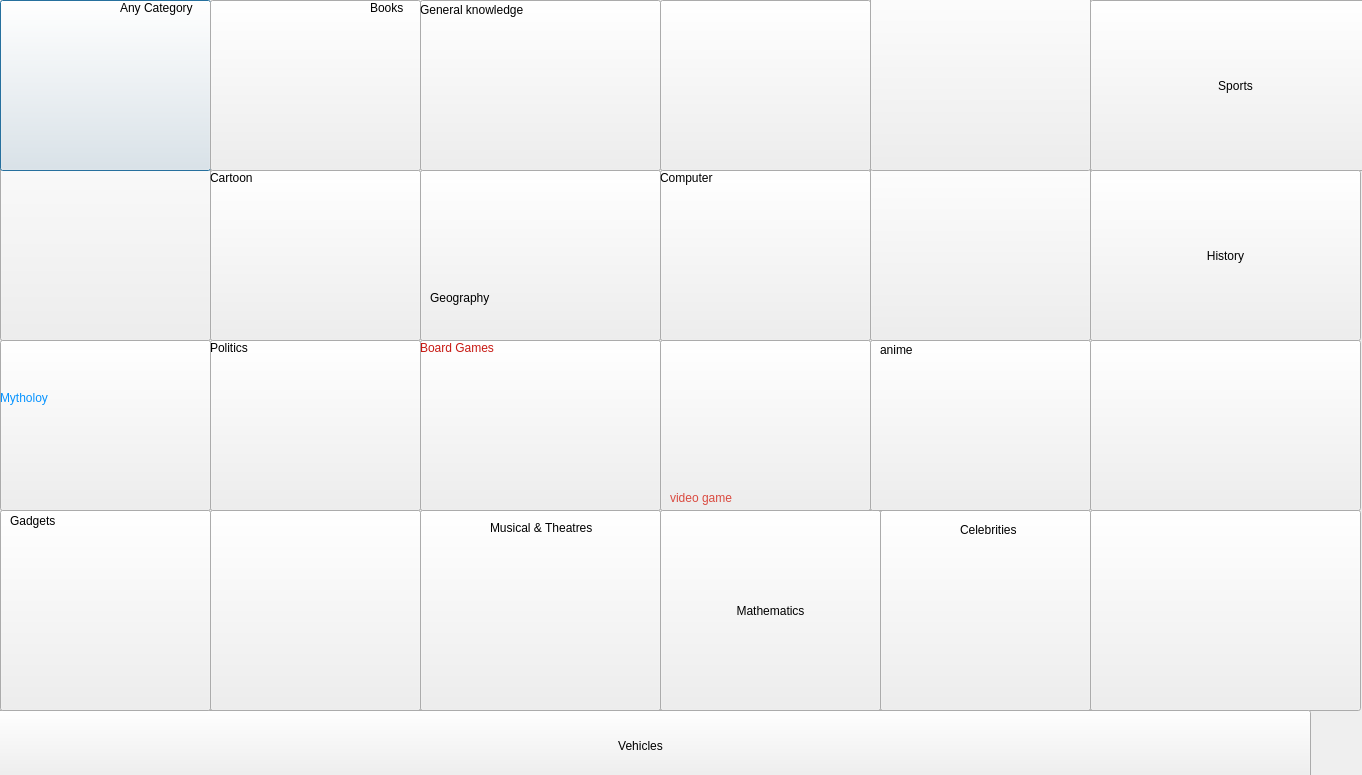
<?xml version="1.0" encoding="UTF-8"?>
<ui version="4.0">
 <class>choose_the_category_of_question</class>
 <widget class="QDialog" name="choose_the_category_of_question">
  <property name="geometry">
   <rect>
    <x>0</x>
    <y>0</y>
    <width>1362</width>
    <height>775</height>
   </rect>
  </property>
  <property name="windowTitle">
   <string>Dialog</string>
  </property>
  <widget class="QPushButton" name="pushButton">
   <property name="geometry">
    <rect>
     <x>0</x>
     <y>0</y>
     <width>211</width>
     <height>171</height>
    </rect>
   </property>
   <property name="styleSheet">
    <string notr="true">font: 700 italic 12pt &quot;Segoe UI&quot;;

background-image: url('C:/Users/ModernSystem/Downloads/images_any.png');</string>
   </property>
   <property name="text">
    <string/>
   </property>
  </widget>
  <widget class="QPushButton" name="pushButton_2">
   <property name="geometry">
    <rect>
     <x>420</x>
     <y>0</y>
     <width>241</width>
     <height>171</height>
    </rect>
   </property>
   <property name="styleSheet">
    <string notr="true">font: 700 italic 12pt &quot;Segoe UI&quot;;
background-image: url('C:/Users/ModernSystem/Downloads/images_genelar.png');</string>
   </property>
   <property name="text">
    <string/>
   </property>
  </widget>
  <widget class="QPushButton" name="pushButton_3">
   <property name="geometry">
    <rect>
     <x>210</x>
     <y>0</y>
     <width>211</width>
     <height>171</height>
    </rect>
   </property>
   <property name="styleSheet">
    <string notr="true">font: 10pt &quot;Segoe UI&quot;;
font: 700 italic 16pt &quot;Segoe UI&quot;;
background-image: url('C:/Users/ModernSystem/Downloads/images_book.jfif');
</string>
   </property>
   <property name="text">
    <string/>
   </property>
  </widget>
  <widget class="QPushButton" name="pushButton_4">
   <property name="geometry">
    <rect>
     <x>660</x>
     <y>0</y>
     <width>211</width>
     <height>171</height>
    </rect>
   </property>
   <property name="styleSheet">
    <string notr="true">font: 16pt &quot;Segoe UI&quot;;
font: 700 italic 16pt &quot;Segoe UI&quot;;
background-image: url('C:/Users/ModernSystem/Downloads/images_film.jfif');</string>
   </property>
   <property name="text">
    <string/>
   </property>
  </widget>
  <widget class="QPushButton" name="Music">
   <property name="geometry">
    <rect>
     <x>0</x>
     <y>90</y>
     <width>211</width>
     <height>251</height>
    </rect>
   </property>
   <property name="styleSheet">
    <string notr="true">font: 16pt &quot;Segoe UI&quot;;
font: 700 italic 16pt &quot;Segoe UI&quot;;
background-image: url('C:/Users/ModernSystem/Downloads/images_music.jfif');</string>
   </property>
   <property name="text">
    <string/>
   </property>
  </widget>
  <widget class="QPushButton" name="musical_and_theatres">
   <property name="geometry">
    <rect>
     <x>420</x>
     <y>510</y>
     <width>241</width>
     <height>201</height>
    </rect>
   </property>
   <property name="styleSheet">
    <string notr="true">font: 700 italic 14pt &quot;Segoe UI&quot;;
background-image: url('C:/Users/ModernSystem/Downloads/images_teatr.jfif');</string>
   </property>
   <property name="text">
    <string/>
   </property>
  </widget>
  <widget class="QPushButton" name="pushButton_7">
   <property name="geometry">
    <rect>
     <x>870</x>
     <y>-40</y>
     <width>221</width>
     <height>211</height>
    </rect>
   </property>
   <property name="styleSheet">
    <string notr="true">font: 16pt &quot;Segoe UI&quot;;
font: 700 italic 16pt &quot;Segoe UI&quot;;
background-image: url('C:/Users/ModernSystem/Downloads/images_television.jfif');</string>
   </property>
   <property name="text">
    <string/>
   </property>
  </widget>
  <widget class="QPushButton" name="pushButton_8">
   <property name="geometry">
    <rect>
     <x>660</x>
     <y>340</y>
     <width>211</width>
     <height>171</height>
    </rect>
   </property>
   <property name="styleSheet">
    <string notr="true">font: 16pt &quot;Segoe UI&quot;;
font: 700 italic 16pt &quot;Segoe UI&quot;;
background-image: url('C:/Users/ModernSystem/Downloads/images_gam.jfif');</string>
   </property>
   <property name="text">
    <string/>
   </property>
  </widget>
  <widget class="QPushButton" name="board_games">
   <property name="geometry">
    <rect>
     <x>420</x>
     <y>340</y>
     <width>241</width>
     <height>171</height>
    </rect>
   </property>
   <property name="styleSheet">
    <string notr="true">font: 16pt &quot;Segoe UI&quot;;
font: 700 italic 16pt &quot;Segoe UI&quot;;
background-image: url('C:/Users/ModernSystem/Downloads/images_board.jfif');</string>
   </property>
   <property name="text">
    <string/>
   </property>
  </widget>
  <widget class="QPushButton" name="sicence_nature">
   <property name="geometry">
    <rect>
     <x>210</x>
     <y>510</y>
     <width>211</width>
     <height>201</height>
    </rect>
   </property>
   <property name="styleSheet">
    <string notr="true">font: 16pt &quot;Segoe UI&quot;;
font: 700 italic 16pt &quot;Segoe UI&quot;;
background-image: url('C:/Users/ModernSystem/Downloads/images_nat.jfif');</string>
   </property>
   <property name="text">
    <string/>
   </property>
  </widget>
  <widget class="QPushButton" name="comuter">
   <property name="geometry">
    <rect>
     <x>660</x>
     <y>170</y>
     <width>211</width>
     <height>171</height>
    </rect>
   </property>
   <property name="styleSheet">
    <string notr="true">font: 16pt &quot;Segoe UI&quot;;
font: 700 italic 16pt &quot;Segoe UI&quot;;
background-image: url('C:/Users/ModernSystem/Downloads/images_comput.jfif');</string>
   </property>
   <property name="text">
    <string/>
   </property>
  </widget>
  <widget class="QPushButton" name="mathematics">
   <property name="geometry">
    <rect>
     <x>660</x>
     <y>510</y>
     <width>221</width>
     <height>201</height>
    </rect>
   </property>
   <property name="styleSheet">
    <string notr="true">font: 16pt &quot;Segoe UI&quot;;
font: 700 italic 16pt &quot;Segoe UI&quot;;
background-image: url('C:/Users/ModernSystem/Downloads/images_math.jfif');</string>
   </property>
   <property name="text">
    <string>Mathematics</string>
   </property>
  </widget>
  <widget class="QPushButton" name="mytholoy">
   <property name="geometry">
    <rect>
     <x>0</x>
     <y>340</y>
     <width>211</width>
     <height>171</height>
    </rect>
   </property>
   <property name="styleSheet">
    <string notr="true">font: 16pt &quot;Segoe UI&quot;;
font: 700 italic 16pt &quot;Segoe UI&quot;;
background-image: url('C:/Users/ModernSystem/Downloads/images_solo.jfif');</string>
   </property>
   <property name="text">
    <string/>
   </property>
  </widget>
  <widget class="QPushButton" name="sports">
   <property name="geometry">
    <rect>
     <x>1090</x>
     <y>0</y>
     <width>291</width>
     <height>171</height>
    </rect>
   </property>
   <property name="styleSheet">
    <string notr="true">font: 16pt &quot;Segoe UI&quot;;
background-image: url('C:/Users/ModernSystem/Downloads/images_sports.jfif');
font: 700 italic 16pt &quot;Segoe UI&quot;;</string>
   </property>
   <property name="text">
    <string>Sports</string>
   </property>
  </widget>
  <widget class="QPushButton" name="geography">
   <property name="geometry">
    <rect>
     <x>420</x>
     <y>170</y>
     <width>241</width>
     <height>171</height>
    </rect>
   </property>
   <property name="styleSheet">
    <string notr="true">font: 16pt &quot;Segoe UI&quot;;
font: 700 italic 16pt &quot;Segoe UI&quot;;
background-image: url('C:/Users/ModernSystem/Downloads/images_geo.jfif');</string>
   </property>
   <property name="text">
    <string/>
   </property>
  </widget>
  <widget class="QPushButton" name="histoory">
   <property name="geometry">
    <rect>
     <x>1090</x>
     <y>170</y>
     <width>271</width>
     <height>171</height>
    </rect>
   </property>
   <property name="styleSheet">
    <string notr="true">font: 16pt &quot;Segoe UI&quot;;
font: 700 italic 16pt &quot;Segoe UI&quot;;
background-image: url('C:/Users/ModernSystem/Downloads/images_history.jfif');</string>
   </property>
   <property name="text">
    <string>History</string>
   </property>
  </widget>
  <widget class="QPushButton" name="politics">
   <property name="geometry">
    <rect>
     <x>210</x>
     <y>340</y>
     <width>211</width>
     <height>171</height>
    </rect>
   </property>
   <property name="styleSheet">
    <string notr="true">font: 16pt &quot;Segoe UI&quot;;
font: 700 italic 16pt &quot;Segoe UI&quot;;
background-image: url('C:/Users/ModernSystem/Downloads/images_pol.jfif');</string>
   </property>
   <property name="text">
    <string/>
   </property>
  </widget>
  <widget class="QPushButton" name="art">
   <property name="geometry">
    <rect>
     <x>870</x>
     <y>140</y>
     <width>221</width>
     <height>201</height>
    </rect>
   </property>
   <property name="styleSheet">
    <string notr="true">font: 16pt &quot;Segoe UI&quot;;
font: 700 italic 16pt &quot;Segoe UI&quot;;
background-image: url('C:/Users/ModernSystem/Downloads/images_art.jfif');</string>
   </property>
   <property name="text">
    <string/>
   </property>
  </widget>
  <widget class="QPushButton" name="celebrities">
   <property name="geometry">
    <rect>
     <x>880</x>
     <y>510</y>
     <width>211</width>
     <height>201</height>
    </rect>
   </property>
   <property name="styleSheet">
    <string notr="true">font: 16pt &quot;Segoe UI&quot;;
font: 700 italic 16pt &quot;Segoe UI&quot;;
background-image: url('C:/Users/ModernSystem/Downloads/images_cel.jfif');</string>
   </property>
   <property name="text">
    <string/>
   </property>
  </widget>
  <widget class="QPushButton" name="animals">
   <property name="geometry">
    <rect>
     <x>1090</x>
     <y>340</y>
     <width>271</width>
     <height>171</height>
    </rect>
   </property>
   <property name="styleSheet">
    <string notr="true">font: 16pt &quot;Segoe UI&quot;;
font: 700 italic 16pt &quot;Segoe UI&quot;;
background-image: url('C:/Users/ModernSystem/Downloads/images_ani.jfif');</string>
   </property>
   <property name="text">
    <string/>
   </property>
  </widget>
  <widget class="QPushButton" name="vehicles">
   <property name="geometry">
    <rect>
     <x>-30</x>
     <y>710</y>
     <width>1341</width>
     <height>71</height>
    </rect>
   </property>
   <property name="styleSheet">
    <string notr="true">font: 16pt &quot;Segoe UI&quot;;
font: 700 italic 16pt &quot;Segoe UI&quot;;</string>
   </property>
   <property name="text">
    <string>Vehicles</string>
   </property>
  </widget>
  <widget class="QPushButton" name="comics">
   <property name="geometry">
    <rect>
     <x>1090</x>
     <y>510</y>
     <width>271</width>
     <height>201</height>
    </rect>
   </property>
   <property name="styleSheet">
    <string notr="true">font: 16pt &quot;Segoe UI&quot;;
font: 700 italic 16pt &quot;Segoe UI&quot;;
background-image: url('C:/Users/ModernSystem/Downloads/images_com.jfif');</string>
   </property>
   <property name="text">
    <string/>
   </property>
  </widget>
  <widget class="QPushButton" name="gadgets">
   <property name="geometry">
    <rect>
     <x>0</x>
     <y>510</y>
     <width>211</width>
     <height>201</height>
    </rect>
   </property>
   <property name="styleSheet">
    <string notr="true">font: 16pt &quot;Segoe UI&quot;;
font: 700 italic 16pt &quot;Segoe UI&quot;;
background-image: url('C:/Users/ModernSystem/Downloads/images_gad.jfif');</string>
   </property>
   <property name="text">
    <string/>
   </property>
  </widget>
  <widget class="QPushButton" name="japanese_anime_manga">
   <property name="geometry">
    <rect>
     <x>870</x>
     <y>340</y>
     <width>221</width>
     <height>171</height>
    </rect>
   </property>
   <property name="styleSheet">
    <string notr="true">font: 16pt &quot;Segoe UI&quot;;
font: 700 italic 16pt &quot;Segoe UI&quot;;
background-image: url('C:/Users/ModernSystem/Downloads/images_manga.jfif');</string>
   </property>
   <property name="text">
    <string/>
   </property>
  </widget>
  <widget class="QPushButton" name="cartoon_and_animations">
   <property name="geometry">
    <rect>
     <x>210</x>
     <y>170</y>
     <width>211</width>
     <height>171</height>
    </rect>
   </property>
   <property name="styleSheet">
    <string notr="true">font: 16pt &quot;Segoe UI&quot;;
font: 700 italic 16pt &quot;Segoe UI&quot;;
background-image: url('C:/Users/ModernSystem/Downloads/images_carton.jfif');</string>
   </property>
   <property name="text">
    <string/>
   </property>
  </widget>
  <widget class="QLabel" name="label">
   <property name="geometry">
    <rect>
     <x>120</x>
     <y>0</y>
     <width>91</width>
     <height>16</height>
    </rect>
   </property>
   <property name="styleSheet">
    <string notr="true">font: 900 italic 10pt &quot;Segoe UI&quot;;</string>
   </property>
   <property name="text">
    <string>Any Category</string>
   </property>
  </widget>
  <widget class="QLabel" name="label_2">
   <property name="geometry">
    <rect>
     <x>370</x>
     <y>0</y>
     <width>49</width>
     <height>16</height>
    </rect>
   </property>
   <property name="styleSheet">
    <string notr="true">font: 700 italic 10pt &quot;Segoe UI&quot;;</string>
   </property>
   <property name="text">
    <string>Books</string>
   </property>
  </widget>
  <widget class="QLabel" name="label_3">
   <property name="geometry">
    <rect>
     <x>420</x>
     <y>0</y>
     <width>111</width>
     <height>20</height>
    </rect>
   </property>
   <property name="styleSheet">
    <string notr="true">font: 700 italic 9pt &quot;Segoe UI&quot;;</string>
   </property>
   <property name="text">
    <string>General knowledge</string>
   </property>
  </widget>
  <widget class="QLabel" name="label_4">
   <property name="geometry">
    <rect>
     <x>210</x>
     <y>170</y>
     <width>49</width>
     <height>16</height>
    </rect>
   </property>
   <property name="styleSheet">
    <string notr="true">font: 700 italic 10pt &quot;Segoe UI&quot;;</string>
   </property>
   <property name="text">
    <string>Cartoon</string>
   </property>
  </widget>
  <widget class="QLabel" name="label_5">
   <property name="geometry">
    <rect>
     <x>430</x>
     <y>290</y>
     <width>71</width>
     <height>16</height>
    </rect>
   </property>
   <property name="styleSheet">
    <string notr="true">font: 600 italic 10pt &quot;Segoe UI&quot;;</string>
   </property>
   <property name="text">
    <string>Geography</string>
   </property>
  </widget>
  <widget class="QLabel" name="label_6">
   <property name="geometry">
    <rect>
     <x>660</x>
     <y>170</y>
     <width>81</width>
     <height>16</height>
    </rect>
   </property>
   <property name="styleSheet">
    <string notr="true">font: 700 italic 10pt &quot;Segoe UI&quot;;</string>
   </property>
   <property name="text">
    <string>Computer</string>
   </property>
  </widget>
  <widget class="QLabel" name="label_7">
   <property name="geometry">
    <rect>
     <x>880</x>
     <y>340</y>
     <width>61</width>
     <height>20</height>
    </rect>
   </property>
   <property name="styleSheet">
    <string notr="true">font: 700 italic 10pt &quot;Segoe UI&quot;;</string>
   </property>
   <property name="text">
    <string>anime</string>
   </property>
  </widget>
  <widget class="QLabel" name="label_8">
   <property name="geometry">
    <rect>
     <x>670</x>
     <y>490</y>
     <width>91</width>
     <height>16</height>
    </rect>
   </property>
   <property name="styleSheet">
    <string notr="true">font: 700 italic 11pt &quot;Segoe UI&quot;;
color: rgb(218, 74, 64);</string>
   </property>
   <property name="text">
    <string>video game</string>
   </property>
  </widget>
  <widget class="QLabel" name="label_9">
   <property name="geometry">
    <rect>
     <x>420</x>
     <y>340</y>
     <width>91</width>
     <height>16</height>
    </rect>
   </property>
   <property name="styleSheet">
    <string notr="true">font: 700 italic 10pt &quot;Segoe UI&quot;;
color: rgb(199, 25, 19);</string>
   </property>
   <property name="text">
    <string>Board Games</string>
   </property>
  </widget>
  <widget class="QLabel" name="label_10">
   <property name="geometry">
    <rect>
     <x>210</x>
     <y>340</y>
     <width>49</width>
     <height>16</height>
    </rect>
   </property>
   <property name="styleSheet">
    <string notr="true">font: 700 italic 9pt &quot;Segoe UI&quot;;</string>
   </property>
   <property name="text">
    <string>Politics</string>
   </property>
  </widget>
  <widget class="QLabel" name="label_11">
   <property name="geometry">
    <rect>
     <x>0</x>
     <y>390</y>
     <width>71</width>
     <height>16</height>
    </rect>
   </property>
   <property name="styleSheet">
    <string notr="true">font: 700 italic 10pt &quot;Segoe UI&quot;;
color: rgb(6, 147, 255);</string>
   </property>
   <property name="text">
    <string>Mytholoy</string>
   </property>
  </widget>
  <widget class="QLabel" name="label_12">
   <property name="geometry">
    <rect>
     <x>10</x>
     <y>510</y>
     <width>61</width>
     <height>21</height>
    </rect>
   </property>
   <property name="styleSheet">
    <string notr="true">font: 700 italic 10pt &quot;Segoe UI&quot;;</string>
   </property>
   <property name="text">
    <string>Gadgets</string>
   </property>
  </widget>
  <widget class="QLabel" name="label_13">
   <property name="geometry">
    <rect>
     <x>490</x>
     <y>520</y>
     <width>131</width>
     <height>16</height>
    </rect>
   </property>
   <property name="styleSheet">
    <string notr="true">font: 700 italic 10pt &quot;Segoe UI&quot;;</string>
   </property>
   <property name="text">
    <string>Musical &amp; Theatres</string>
   </property>
  </widget>
  <widget class="QLabel" name="label_14">
   <property name="geometry">
    <rect>
     <x>960</x>
     <y>520</y>
     <width>71</width>
     <height>20</height>
    </rect>
   </property>
   <property name="styleSheet">
    <string notr="true">font: 700 italic 10pt &quot;Segoe UI&quot;;</string>
   </property>
   <property name="text">
    <string>Celebrities</string>
   </property>
  </widget>
  <zorder>art</zorder>
  <zorder>comics</zorder>
  <zorder>Music</zorder>
  <zorder>pushButton</zorder>
  <zorder>pushButton_2</zorder>
  <zorder>pushButton_3</zorder>
  <zorder>pushButton_4</zorder>
  <zorder>musical_and_theatres</zorder>
  <zorder>pushButton_7</zorder>
  <zorder>pushButton_8</zorder>
  <zorder>board_games</zorder>
  <zorder>sicence_nature</zorder>
  <zorder>comuter</zorder>
  <zorder>mathematics</zorder>
  <zorder>mytholoy</zorder>
  <zorder>sports</zorder>
  <zorder>geography</zorder>
  <zorder>histoory</zorder>
  <zorder>politics</zorder>
  <zorder>celebrities</zorder>
  <zorder>animals</zorder>
  <zorder>vehicles</zorder>
  <zorder>gadgets</zorder>
  <zorder>japanese_anime_manga</zorder>
  <zorder>cartoon_and_animations</zorder>
  <zorder>label</zorder>
  <zorder>label_2</zorder>
  <zorder>label_3</zorder>
  <zorder>label_4</zorder>
  <zorder>label_5</zorder>
  <zorder>label_6</zorder>
  <zorder>label_7</zorder>
  <zorder>label_8</zorder>
  <zorder>label_9</zorder>
  <zorder>label_10</zorder>
  <zorder>label_11</zorder>
  <zorder>label_12</zorder>
  <zorder>label_13</zorder>
  <zorder>label_14</zorder>
 </widget>
 <tabstops>
  <tabstop>pushButton</tabstop>
  <tabstop>pushButton_2</tabstop>
  <tabstop>pushButton_3</tabstop>
  <tabstop>pushButton_4</tabstop>
  <tabstop>Music</tabstop>
  <tabstop>pushButton_7</tabstop>
  <tabstop>pushButton_8</tabstop>
  <tabstop>board_games</tabstop>
  <tabstop>sicence_nature</tabstop>
  <tabstop>comuter</tabstop>
  <tabstop>mytholoy</tabstop>
  <tabstop>sports</tabstop>
  <tabstop>geography</tabstop>
  <tabstop>histoory</tabstop>
  <tabstop>politics</tabstop>
  <tabstop>celebrities</tabstop>
  <tabstop>animals</tabstop>
  <tabstop>vehicles</tabstop>
  <tabstop>comics</tabstop>
  <tabstop>gadgets</tabstop>
  <tabstop>musical_and_theatres</tabstop>
  <tabstop>mathematics</tabstop>
  <tabstop>art</tabstop>
  <tabstop>japanese_anime_manga</tabstop>
  <tabstop>cartoon_and_animations</tabstop>
 </tabstops>
 <resources/>
 <connections>
  <connection>
   <sender>vehicles</sender>
   <signal>clicked()</signal>
   <receiver>choose_the_category_of_question</receiver>
   <slot>close()</slot>
   <hints>
    <hint type="sourcelabel">
     <x>669</x>
     <y>224</y>
    </hint>
    <hint type="destinationlabel">
     <x>705</x>
     <y>216</y>
    </hint>
   </hints>
  </connection>
  <connection>
   <sender>sports</sender>
   <signal>clicked()</signal>
   <receiver>choose_the_category_of_question</receiver>
   <slot>close()</slot>
   <hints>
    <hint type="sourcelabel">
     <x>451</x>
     <y>136</y>
    </hint>
    <hint type="destinationlabel">
     <x>504</x>
     <y>91</y>
    </hint>
   </hints>
  </connection>
  <connection>
   <sender>sicence_nature</sender>
   <signal>clicked()</signal>
   <receiver>choose_the_category_of_question</receiver>
   <slot>close()</slot>
   <hints>
    <hint type="sourcelabel">
     <x>210</x>
     <y>276</y>
    </hint>
    <hint type="destinationlabel">
     <x>175</x>
     <y>318</y>
    </hint>
   </hints>
  </connection>
  <connection>
   <sender>Music</sender>
   <signal>clicked()</signal>
   <receiver>choose_the_category_of_question</receiver>
   <slot>close()</slot>
   <hints>
    <hint type="sourcelabel">
     <x>66</x>
     <y>240</y>
    </hint>
    <hint type="destinationlabel">
     <x>11</x>
     <y>373</y>
    </hint>
   </hints>
  </connection>
  <connection>
   <sender>animals</sender>
   <signal>clicked()</signal>
   <receiver>choose_the_category_of_question</receiver>
   <slot>close()</slot>
   <hints>
    <hint type="sourcelabel">
     <x>678</x>
     <y>140</y>
    </hint>
    <hint type="destinationlabel">
     <x>709</x>
     <y>139</y>
    </hint>
   </hints>
  </connection>
  <connection>
   <sender>art</sender>
   <signal>clicked()</signal>
   <receiver>choose_the_category_of_question</receiver>
   <slot>close()</slot>
   <hints>
    <hint type="sourcelabel">
     <x>509</x>
     <y>441</y>
    </hint>
    <hint type="destinationlabel">
     <x>473</x>
     <y>447</y>
    </hint>
   </hints>
  </connection>
  <connection>
   <sender>board_games</sender>
   <signal>clicked()</signal>
   <receiver>choose_the_category_of_question</receiver>
   <slot>close()</slot>
   <hints>
    <hint type="sourcelabel">
     <x>221</x>
     <y>228</y>
    </hint>
    <hint type="destinationlabel">
     <x>177</x>
     <y>244</y>
    </hint>
   </hints>
  </connection>
  <connection>
   <sender>cartoon_and_animations</sender>
   <signal>clicked()</signal>
   <receiver>choose_the_category_of_question</receiver>
   <slot>close()</slot>
   <hints>
    <hint type="sourcelabel">
     <x>416</x>
     <y>532</y>
    </hint>
    <hint type="destinationlabel">
     <x>363</x>
     <y>531</y>
    </hint>
   </hints>
  </connection>
  <connection>
   <sender>celebrities</sender>
   <signal>clicked()</signal>
   <receiver>choose_the_category_of_question</receiver>
   <slot>close()</slot>
   <hints>
    <hint type="sourcelabel">
     <x>660</x>
     <y>59</y>
    </hint>
    <hint type="destinationlabel">
     <x>683</x>
     <y>60</y>
    </hint>
   </hints>
  </connection>
  <connection>
   <sender>comics</sender>
   <signal>clicked()</signal>
   <receiver>choose_the_category_of_question</receiver>
   <slot>close()</slot>
   <hints>
    <hint type="sourcelabel">
     <x>642</x>
     <y>284</y>
    </hint>
    <hint type="destinationlabel">
     <x>710</x>
     <y>290</y>
    </hint>
   </hints>
  </connection>
  <connection>
   <sender>comuter</sender>
   <signal>clicked()</signal>
   <receiver>choose_the_category_of_question</receiver>
   <slot>close()</slot>
   <hints>
    <hint type="sourcelabel">
     <x>223</x>
     <y>357</y>
    </hint>
    <hint type="destinationlabel">
     <x>237</x>
     <y>415</y>
    </hint>
   </hints>
  </connection>
  <connection>
   <sender>gadgets</sender>
   <signal>clicked()</signal>
   <receiver>choose_the_category_of_question</receiver>
   <slot>close()</slot>
   <hints>
    <hint type="sourcelabel">
     <x>580</x>
     <y>373</y>
    </hint>
    <hint type="destinationlabel">
     <x>695</x>
     <y>369</y>
    </hint>
   </hints>
  </connection>
  <connection>
   <sender>geography</sender>
   <signal>clicked()</signal>
   <receiver>choose_the_category_of_question</receiver>
   <slot>close()</slot>
   <hints>
    <hint type="sourcelabel">
     <x>363</x>
     <y>193</y>
    </hint>
    <hint type="destinationlabel">
     <x>340</x>
     <y>168</y>
    </hint>
   </hints>
  </connection>
  <connection>
   <sender>histoory</sender>
   <signal>clicked()</signal>
   <receiver>choose_the_category_of_question</receiver>
   <slot>close()</slot>
   <hints>
    <hint type="sourcelabel">
     <x>418</x>
     <y>306</y>
    </hint>
    <hint type="destinationlabel">
     <x>345</x>
     <y>327</y>
    </hint>
   </hints>
  </connection>
  <connection>
   <sender>japanese_anime_manga</sender>
   <signal>clicked()</signal>
   <receiver>choose_the_category_of_question</receiver>
   <slot>close()</slot>
   <hints>
    <hint type="sourcelabel">
     <x>56</x>
     <y>540</y>
    </hint>
    <hint type="destinationlabel">
     <x>30</x>
     <y>576</y>
    </hint>
   </hints>
  </connection>
  <connection>
   <sender>mathematics</sender>
   <signal>clicked()</signal>
   <receiver>choose_the_category_of_question</receiver>
   <slot>close()</slot>
   <hints>
    <hint type="sourcelabel">
     <x>283</x>
     <y>453</y>
    </hint>
    <hint type="destinationlabel">
     <x>239</x>
     <y>465</y>
    </hint>
   </hints>
  </connection>
  <connection>
   <sender>musical_and_theatres</sender>
   <signal>clicked()</signal>
   <receiver>choose_the_category_of_question</receiver>
   <slot>close()</slot>
   <hints>
    <hint type="sourcelabel">
     <x>55</x>
     <y>434</y>
    </hint>
    <hint type="destinationlabel">
     <x>14</x>
     <y>447</y>
    </hint>
   </hints>
  </connection>
  <connection>
   <sender>mytholoy</sender>
   <signal>clicked()</signal>
   <receiver>choose_the_category_of_question</receiver>
   <slot>close()</slot>
   <hints>
    <hint type="sourcelabel">
     <x>479</x>
     <y>36</y>
    </hint>
    <hint type="destinationlabel">
     <x>367</x>
     <y>-7</y>
    </hint>
   </hints>
  </connection>
  <connection>
   <sender>politics</sender>
   <signal>clicked()</signal>
   <receiver>choose_the_category_of_question</receiver>
   <slot>close()</slot>
   <hints>
    <hint type="sourcelabel">
     <x>408</x>
     <y>388</y>
    </hint>
    <hint type="destinationlabel">
     <x>462</x>
     <y>413</y>
    </hint>
   </hints>
  </connection>
  <connection>
   <sender>pushButton</sender>
   <signal>clicked()</signal>
   <receiver>choose_the_category_of_question</receiver>
   <slot>close()</slot>
   <hints>
    <hint type="sourcelabel">
     <x>74</x>
     <y>75</y>
    </hint>
    <hint type="destinationlabel">
     <x>12</x>
     <y>174</y>
    </hint>
   </hints>
  </connection>
  <connection>
   <sender>pushButton_7</sender>
   <signal>clicked()</signal>
   <receiver>choose_the_category_of_question</receiver>
   <slot>close()</slot>
   <hints>
    <hint type="sourcelabel">
     <x>242</x>
     <y>40</y>
    </hint>
    <hint type="destinationlabel">
     <x>197</x>
     <y>-2</y>
    </hint>
   </hints>
  </connection>
  <connection>
   <sender>pushButton_8</sender>
   <signal>clicked()</signal>
   <receiver>choose_the_category_of_question</receiver>
   <slot>close()</slot>
   <hints>
    <hint type="sourcelabel">
     <x>225</x>
     <y>134</y>
    </hint>
    <hint type="destinationlabel">
     <x>175</x>
     <y>162</y>
    </hint>
   </hints>
  </connection>
  <connection>
   <sender>pushButton_2</sender>
   <signal>clicked()</signal>
   <receiver>choose_the_category_of_question</receiver>
   <slot>close()</slot>
   <hints>
    <hint type="sourcelabel">
     <x>41</x>
     <y>147</y>
    </hint>
    <hint type="destinationlabel">
     <x>12</x>
     <y>135</y>
    </hint>
   </hints>
  </connection>
  <connection>
   <sender>pushButton_3</sender>
   <signal>clicked()</signal>
   <receiver>choose_the_category_of_question</receiver>
   <slot>close()</slot>
   <hints>
    <hint type="sourcelabel">
     <x>58</x>
     <y>206</y>
    </hint>
    <hint type="destinationlabel">
     <x>15</x>
     <y>219</y>
    </hint>
   </hints>
  </connection>
  <connection>
   <sender>pushButton_4</sender>
   <signal>clicked()</signal>
   <receiver>choose_the_category_of_question</receiver>
   <slot>close()</slot>
   <hints>
    <hint type="sourcelabel">
     <x>91</x>
     <y>264</y>
    </hint>
    <hint type="destinationlabel">
     <x>19</x>
     <y>284</y>
    </hint>
   </hints>
  </connection>
 </connections>
</ui>
